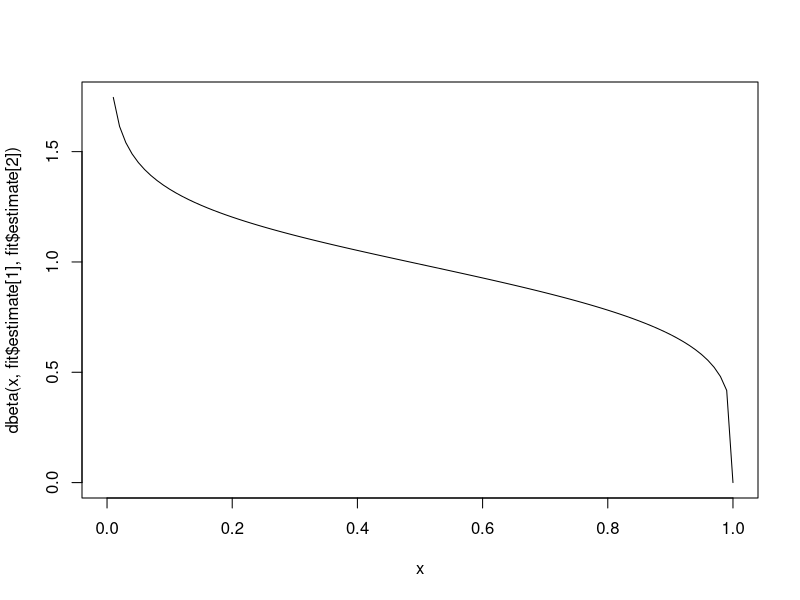

The R script that drew this image:
X <- c(0.8, 0.35, 0.59, 0.69, 0.06, 0.05, 0.12, 0.84, 0.14, 0.74)
mn <- mean(X)
s2 <- sum((X-mn)^2)/length(X)

a <- (mn^2 - mn^3 - mn*s2)/s2
b <- (a - a*mn)/mn

# Problem 2
fit <- MASS::fitdistr(X, "beta", start = list(shape1 = a, shape2 = b))
curve(dbeta(x, fit$estimate[1], fit$estimate[2]))
